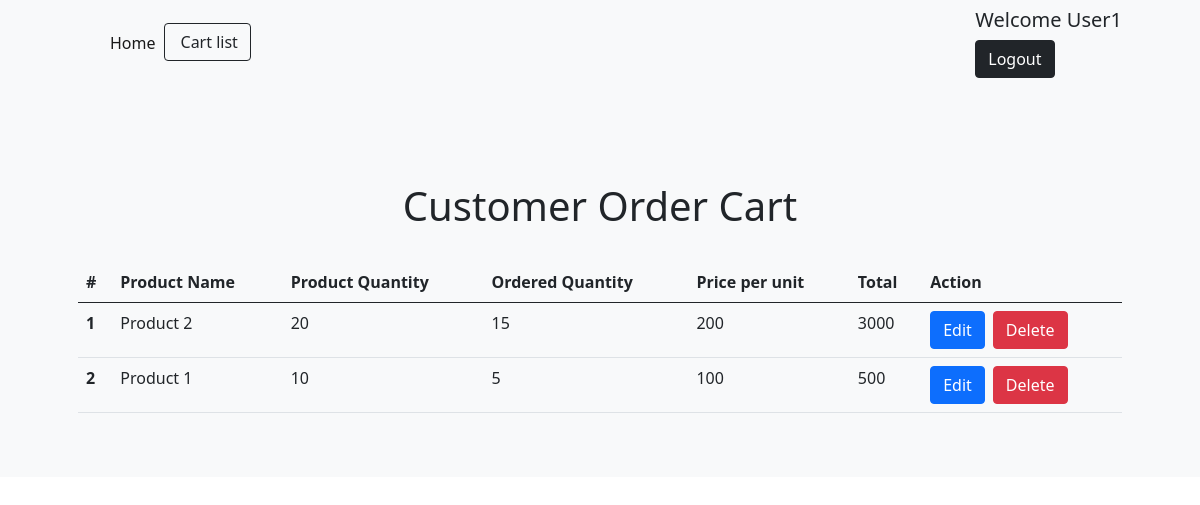
/customer/orders (signed in), run on the app's committed database.
### tables this page shows
CREATE TABLE `orders` (
  `orderId` int NOT NULL AUTO_INCREMENT,
  `ordered_quantity` int NOT NULL,
  `order_date` datetime DEFAULT NULL,
  `productId` int NOT NULL,
  `userId` int NOT NULL,
  PRIMARY KEY (`orderId`),
  KEY `productId` (`productId`),
  KEY `userId` (`userId`),
  CONSTRAINT `orders_ibfk_1` FOREIGN KEY (`productId`) REFERENCES `products` (`productId`) ON DELETE CASCADE,
  CONSTRAINT `orders_ibfk_2` FOREIGN KEY (`userId`) REFERENCES `users` (`userId`) ON DELETE CASCADE
);

CREATE TABLE `products` (
  `productId` int NOT NULL AUTO_INCREMENT,
  `productName` varchar(50) NOT NULL,
  `product_price` int NOT NULL,
  `product_quantity` int NOT NULL,
  `product_description` varchar(100) DEFAULT NULL,
  `product_image` varchar(100) DEFAULT NULL,
  `product_supplier` varchar(20) DEFAULT NULL,
  PRIMARY KEY (`productId`)
);

### public/index.php (called while the page is built, shortened)
<?php
$router = new Router();
$router->get('/', [MainController::class, 'landingPage']);
$router->get('/login', [UserController::class, 'userLogin']);
$router->post('/login', [UserController::class, 'userLogin']);
$router->get('/signin', [UserController::class, 'userSignin']);
$router->post('/signin', [UserController::class, 'userSignin']);
$router->post('/logout', [UserController::class, 'userLogout']);
$router->get('/admin/products', [MainController::class, 'authAdminProductPage']);
$router->post('/admin/products', [MainController::class, 'authAdminProductPage']);
$router->get('/admin/add/products', [ProductController::class, 'adminAddNewProducts']);
$router->post('/admin/add/products', [ProductController::class, 'adminAddNewProducts']);
$router->get('/admin/edit/products', [ProductController::class, 'productUpdateForm']);
$router->post('/admin/edit/products', [ProductController::class, 'productUpdateForm']);
$router->get('/admin/updated/products', [ProductController::class, 'adminUpdateProducts']);
$router->post('/admin/updated/products', [ProductController::class, 'adminUpdateProducts']);
$router->post('/admin/delete/products', [ProductController::class, 'adminDeleteProducts']);
$router->get('/admin/customers', [MainController::class, 'authAdminCustomerPage']);
$router->post('/admin/customers', [MainController::class, 'authAdminCustomerPage']);
$router->post('/admin/delete/customers', [CustomerController::class, 'deleteExistingCustomerByAdmin']);
$router->get('/admin/orders', [MainController::class, 'authAdminOrderPage']);
$router->post('/admin/orders', [MainController::class, 'authAdminOrderPage']);
$router->post('/admin/delete/orders', [OrderController::class, 'deleteOrder']);
$router->get('/customer/products', [MainController::class, 'authCustomerProductPage']);
$router->post('/customer/products', [MainController::class, 'authCustomerProductPage']);
$router->get('/customer/orders', [MainController::class, 'authCustomerOrderPage']);
$router->post('/customer/orders', [MainController::class, 'authCustomerOrderPage']);
$router->get('/customer/product/orders', [OrderController::class, 'customerProductOrderForm']);
$router->post('/customer/product/orders', [OrderController::class, 'customerProductOrderForm']);
$router->get('/customer/new_orders', [OrderController::class, 'insertsNewOrdersOfCustomers']);
$router->post('/customer/new_orders', [OrderController::class, 'insertsNewOrdersOfCustomers']);
$router->get('/customer/edit/orders', [OrderController::class, 'customerUpdateOrderForm']);
$router->post('/customer/edit/orders', [OrderController::class, 'customerUpdateOrderForm']);
$router->get('/customer/updated/orders', [OrderController::class, 'updateOrder']);
$router->post('/customer/updated/orders', [OrderController::class, 'updateOrder']);
$router->post('/customer/delete/orders', [OrderController::class, 'deleteOrder']);
$router->resolve();

### Base/Database.php (called while the page is built, shortened)
<?php
class Database
{
    private $conn;
    public function __construct()
    {
        $servername = "localhost";
        $username = "user";
        $password = "pass123";
        $dbname = "cms";
        $this->conn = new \mysqli($servername, $username, $password, $dbname);
    }
    public function getOrderInfoForSpecificCustomer(int $userId)
    {
        $sql = "SELECT o.orderId, p.productName, p.product_quantity, p.product_price, o.ordered_quantity
                    FROM orders AS o
                    JOIN products AS p ON p.productId = o.productId
                    JOIN users AS u ON u.userId = o.userId
                    JOIN customers AS c ON c.customerId = u.customerId
                    WHERE u.userId = $userId";
        $result = $this->conn->query($sql);
        $row =  $result->fetch_all(MYSQLI_ASSOC);
        return $row;
    }
}

### views/_customer_page/orders/index.php (the view)
<section class="py-5 bg-light">
  <div class="container px-4 px-lg-5 mt-5">
    <center> <h1> Customer Order Cart </h1> </center> </br>
    <table class="table">
      <thead>
        <tr>
          <th scope="col">#</th>
          <th scope="col">Product Name</th>
          <th scope="col">Product Quantity</th>
          <th scope="col">Ordered Quantity</th>
          <th scope="col">Price per unit</th>
          <th scope="col">Total</th>
          <th scope="col">Action</th>
        </tr>
      </thead>
      <tbody>
        <?php foreach ($orders as $i => $orders): ?>
        <tr>
        <th scope="row"><?php echo $i + 1 ?></th>
            <td><?php echo $orders['productName'] ?></td>
            <td><?php echo $orders['product_quantity'] ?></td>
            <td><?php echo $orders['ordered_quantity'] ?></td>
            <td><?php echo $orders['product_price'] ?></td>
            <td><?php echo $orders['ordered_quantity'] * $orders['product_price'] ?></td>
            <td>
              <div class="d-grid gap-2 d-md-flex">
                <form action="/customer/edit/orders" method="POST">
                  <button class="btn btn-primary" name="orderId" value="<?php echo $orders['orderId'];?>">
                      Edit
                  </button>
                </form>
                <form action="/customer/delete/orders" method="POST">
                  <button class="btn btn-danger" name="orderId" value="<?php echo $orders['orderId'];?>">
                      Delete
                  </button>
                </form>
              </div>
            </td>
        </tr>
        <?php endforeach?>
      </tbody>
    </table>
  </div>
</section>

### data on the page
orders: productId.productName "Product 2", productId.product_quantity "20", ordered_quantity "15", productId.product_price "200", $orders['ordered_quantity']*$orders['product_price'] "3000", $orders['orderId'] 12 (drawn)
orders: productId.productName "Product 1", productId.product_quantity "10", ordered_quantity "5", productId.product_price "100", $orders['ordered_quantity']*$orders['product_price'] "500", $orders['orderId'] 16 (drawn)

### other printed values
$_SESSION['username'] "User1"
